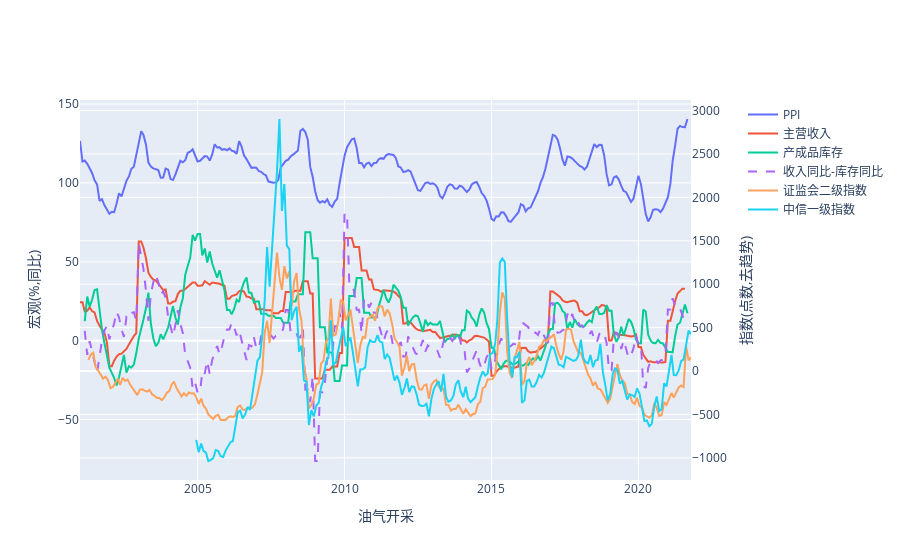

Notebook code cell kept with this figure:
### Code cell
compare_plot(ppi['石油、煤炭和其他燃料加工业'], income['石油、煤炭和其他燃料加工业'], stock['石油、煤炭和其他燃料加工业'], inc_stk['石油、煤炭和其他燃料加工业'],
             statistic_ind['石油炼焦和核燃料'], citic_ind['石油石化'], title='油气开采')

### Figure 1 — Plotly figure (JSON) as saved in the notebook; plotly's stock layout.template omitted (floating-point values rounded to 4 significant figures; data arrays with more than 128 entries replaced by an {"elided": "..."} marker saying what was removed)
{"data": [{"name": "PPI", "showlegend": true, "type": "scatter", "x": {"elided": "249 str values"}, "xaxis": "x", "y": {"elided": "249 float values"}, "yaxis": "y"}, {"name": "主营收入", "showlegend": true, "type": "scatter", "x": {"elided": "248 str values"}, "xaxis": "x", "y": {"elided": "248 float values"}, "yaxis": "y"}, {"name": "产成品库存", "showlegend": true, "type": "scatter", "x": {"elided": "244 str values"}, "xaxis": "x", "y": {"elided": "244 float values"}, "yaxis": "y"}, {"line": {"dash": "dash"}, "name": "收入同比-库存同比", "showlegend": true, "type": "scatter", "x": {"elided": "243 str values"}, "xaxis": "x", "y": {"elided": "243 float values"}, "yaxis": "y"}, {"name": "证监会二级指数", "showlegend": true, "type": "scatter", "x": {"elided": "247 str values"}, "xaxis": "x", "y": {"elided": "247 float values"}, "yaxis": "y2"}, {"name": "中信一级指数", "showlegend": true, "type": "scatter", "x": {"elided": "203 str values"}, "xaxis": "x", "y": {"elided": "203 float values"}, "yaxis": "y2"}], "layout": {"autosize": true, "xaxis": {"anchor": "y", "autorange": true, "domain": [0, 0.94], "range": ["2001-01-01", "2021-10-15"], "title": {"text": "油气开采"}, "type": "date"}, "yaxis": {"anchor": "x", "autorange": true, "domain": [0, 1], "range": [-88.24, 152.5], "title": {"text": "宏观(%,同比)"}, "type": "linear"}, "yaxis2": {"anchor": "x", "autorange": true, "overlaying": "y", "range": [-1255.0, 3121.0], "side": "right", "title": {"text": "指数(点数,去趋势)"}, "type": "linear"}}}
